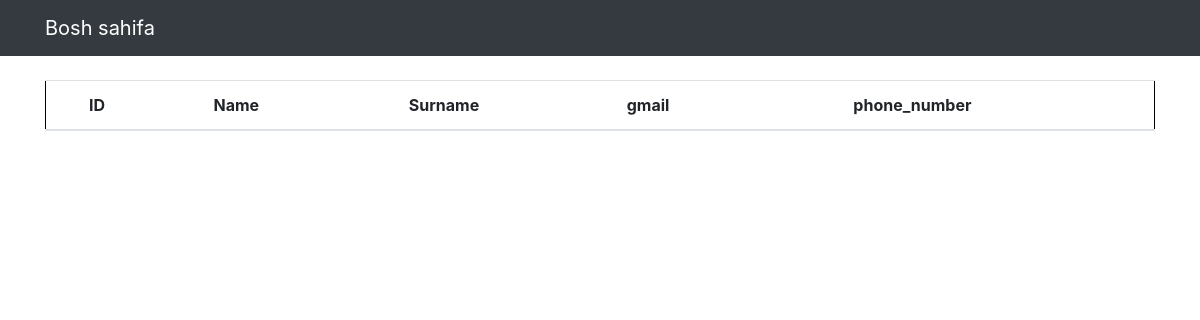
Page /account/all/contacts/ on the earlier database version.
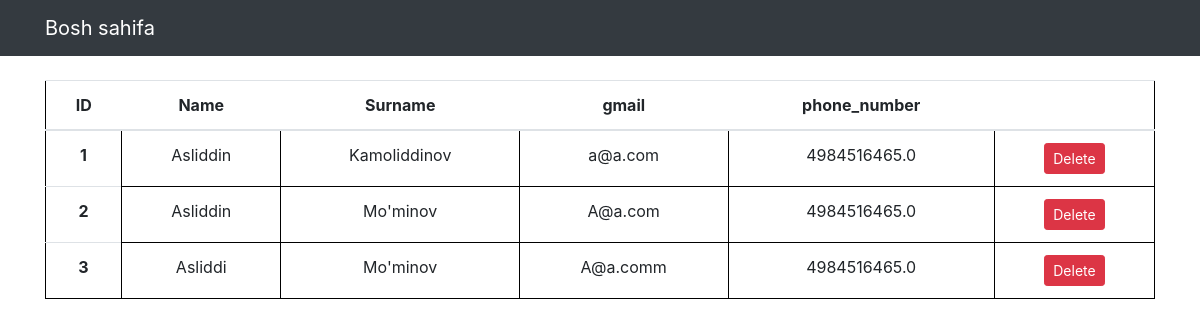
Same page on the later database version.
### account/models.py (models this page shows, shortened)
class Contact(models.Model):
    name = models.CharField(max_length=100)
    surname = models.CharField(max_length=255)
    gmail = models.CharField(max_length=255, unique=True)
    phone_number = models.FloatField()
    message = models.TextField()
    created_at = models.DateTimeField(auto_now_add=True)
    updated_at = models.DateTimeField(auto_now=True)

### account/views.py (the view)
# urls.py: path("all/contacts/", all_contact, name="all-contacts"),
def all_contact(request):
    contacts = Contact.objects.all()
    context = {
        "contacts":contacts
    }
    return render(request, "account/client.html", context)

### templates/account/client.html (shortened to what this page needs)
<!DOCTYPE html>
<html lang="en">
<head>
    <link rel="stylesheet" href="https://maxcdn.bootstrapcdn.com/bootstrap/4.0.0/css/bootstrap.min.css"
>
</head>
<body>
    <nav class="navbar navbar-expand-lg navbar-dark bg-dark">
        <div class="container">
            <a class="navbar-brand" href="{% url 'bosh-sahifa' %}">Bosh sahifa</a>
        </div>
    </nav>
<div class="container mt-4">
    <table class="table">
        <thead>
            <tr style="text-align: center;">
                <th scope="col">ID</th>
                <th scope="col">Name</th>
                <th scope="col">Surname</th>
                <th scope="col">gmail</th>
                <th scope="col">phone_number</th>
                <th scope="col"></th>
            </tr>
        </thead>
        <tbody>
            {% for contact in contacts %}
                <tr style="text-align: center;">
                    <th scope="row">{{contact.id}}</th>
                    <td>{{contact.name}}</td>
                    <td>{{contact.surname}}</td>
                    <td>{{contact.gmail}}</td>
                    <td>{{contact.phone_number}}</td>
                    <td>
                        <a href="{% url 'delete-contact' pk=contact.id %}" class="btn btn-danger btn-sm">Delete</a>
                    </td>
                </tr>
            {% endfor %}
        </tbody>
    </table>
</div>

Differences in the rows shown:
added Contact: id "1", name "Asliddin", surname "Kamoliddinov", gmail "a@a.com", phone_number "4984516465.0"
added Contact: id "2", name "Asliddin", surname "Mo'minov", gmail "A@a.com", phone_number "4984516465.0"
added Contact: id "3", name "Asliddi", surname "Mo'minov", gmail "A@a.comm", phone_number "4984516465.0"
